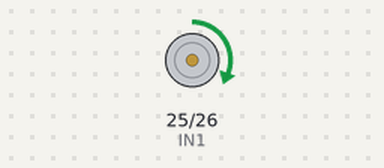
Recording of a sketch running on a simulated ESP32. Shown: motor-driver pin pairs drawn as motors (green arrow = first pin HIGH = forward, orange = second pin HIGH = backward, longer = more drive).

Above: at 1.0 s.
At 7.5 s:
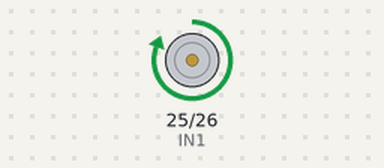
At 14.0 s:
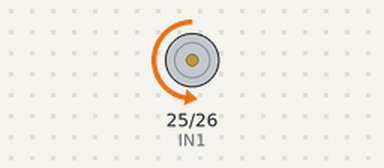
At 28.0 s:
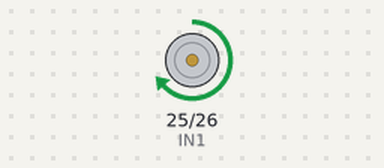
Timing chart, 0 to 29.9 s (numbered marks = the images above):
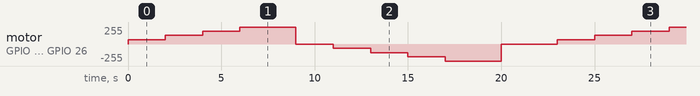

The sketch:

MotorDCESP32.ino
```cpp
#define IN1 25
#define IN2 26

#define PWM_FREQ 1000
#define PWM_RESOLUTION 8   // 0 a 255

void setup() {

  // Configuramos ambos pines como PWM
  ledcAttach(IN1, PWM_FREQ, PWM_RESOLUTION);
  ledcAttach(IN2, PWM_FREQ, PWM_RESOLUTION);

  // Motor detenido
  ledcWrite(IN1, 0);
  ledcWrite(IN2, 0);
}

void loop() {

  // ==========================================
  // SENTIDO 1
  // ==========================================

  // 25%
  ledcWrite(IN1, 64);
  ledcWrite(IN2, 0);
  delay(2000);

  // 50%
  ledcWrite(IN1, 128);
  delay(2000);

  // 75%
  ledcWrite(IN1, 191);
  delay(2000);

  // 100%
  ledcWrite(IN1, 255);
  delay(3000);

  // Frenar
  ledcWrite(IN1, 0);
  ledcWrite(IN2, 0);
  delay(2000);


  // ==========================================
  // SENTIDO 2
  // ==========================================

  // 25%
  ledcWrite(IN2, 64);
  ledcWrite(IN1, 0);
  delay(2000);

  // 50%
  ledcWrite(IN2, 128);
  delay(2000);

  // 75%
  ledcWrite(IN2, 191);
  delay(2000);

  // 100%
  ledcWrite(IN2, 255);
  delay(3000);

  // Frenar
  ledcWrite(IN1, 0);
  ledcWrite(IN2, 0);
  delay(3000);
}
```
